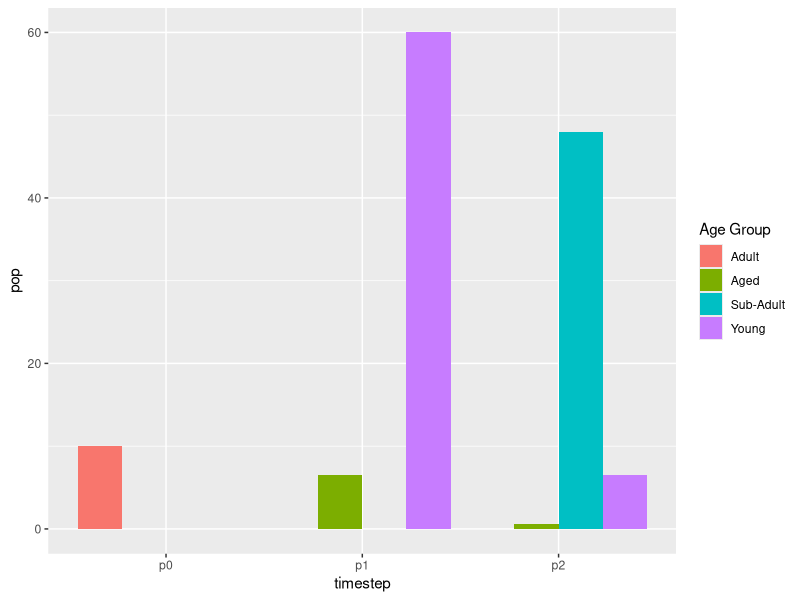

Write R code to recreate this figure.
## ---- chunk 1
knitr::opts_chunk$set(echo = TRUE)
## ---- chunk 2
library(tidyverse)
# Leslie Matrix

# 4 age groups
nclasses = 4

# create a growth matrix to store fertility and survivability information
gmatrix=matrix(nrow=nclasses, ncol=nclasses)
gmatrix

# change NAs to zero
gmatrix[]=0.0
gmatrix

# assign values for fertility for each of the age classes 
# notes that fertility rates are births per capita (number in class) per
# time step - time step here is decade - but could be hours - why?
fert =  c(0, 2, 6, 1)

# enter into our matrix
 gmatrix[1,]=fert
 
 # now add survivability 
 # survivability (to the next class) is also per time step
gmatrix[2,1]=0.8
gmatrix[3,2]=0.85
gmatrix[4,3]=0.65

# we als0 want to to account for the oldest population group - they don't transfer to another group
# but they do die - this will be survivability per time step but they just stay in their class/group
gmatrix[4,4]=0.1

gmatrix

## ---- chunk 3
# start with an initial population, lets say 10 adults
p0 = c(0, 0, 10, 0)

# advance to the next time step
p1 = gmatrix %*% p0
p1

# has the total number of individuals changed?
sum(p1)
sum(p0)

# growth rate
sum(p1)/sum(p0)

#add another year
p2 = gmatrix %*% p1



# combined
pop = cbind.data.frame(p0,p1,p2)
pop$age = c("Young","Sub-Adult","Adult","Aged")

popl = pop %>% gather(key="timestep",value="pop",-age)
ggplot(popl, aes(timestep, pop,fill=as.factor(age)))+geom_col(position="dodge")+labs(fill="Age Group")
